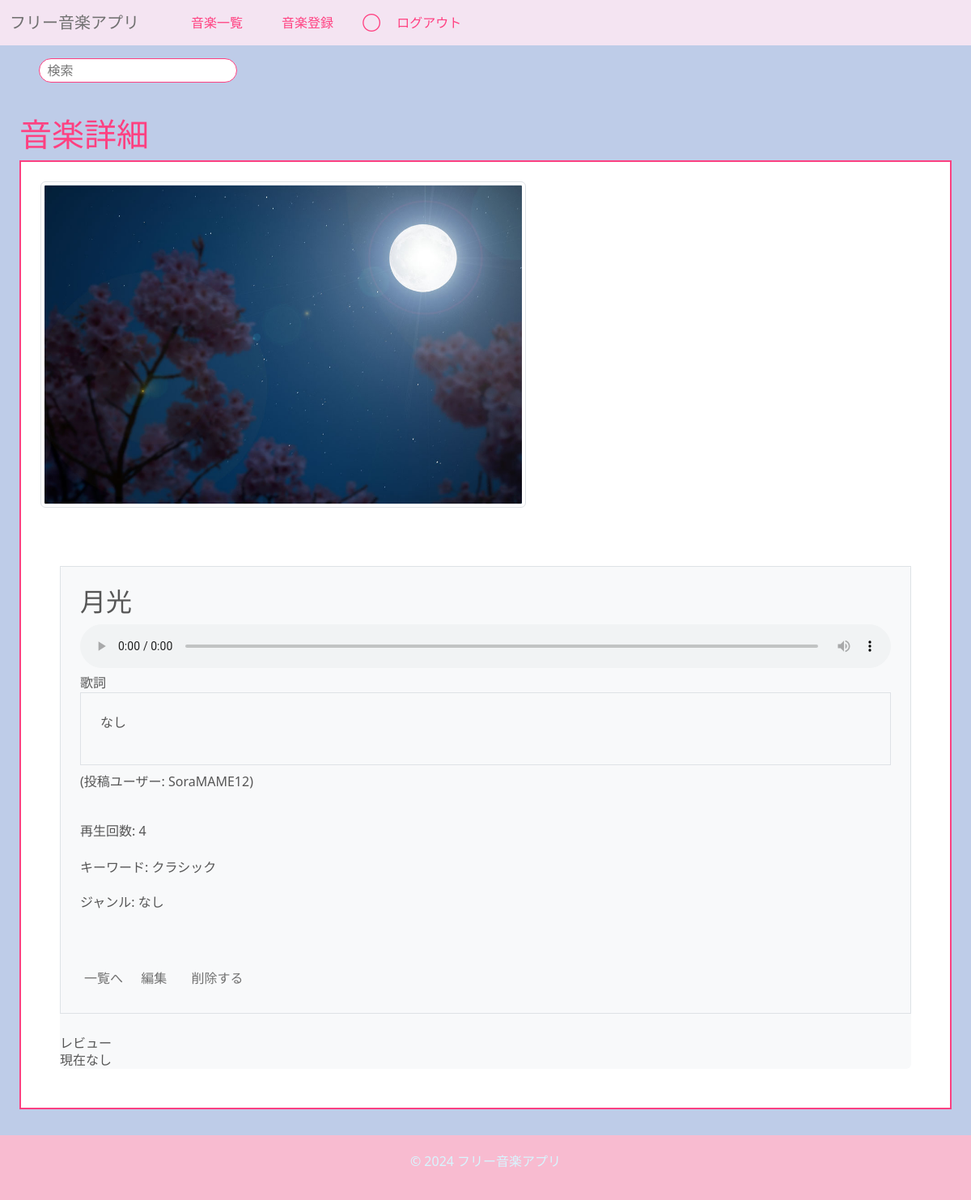
Before: /ongaku/1/datail/ (signed in) with the older database file.
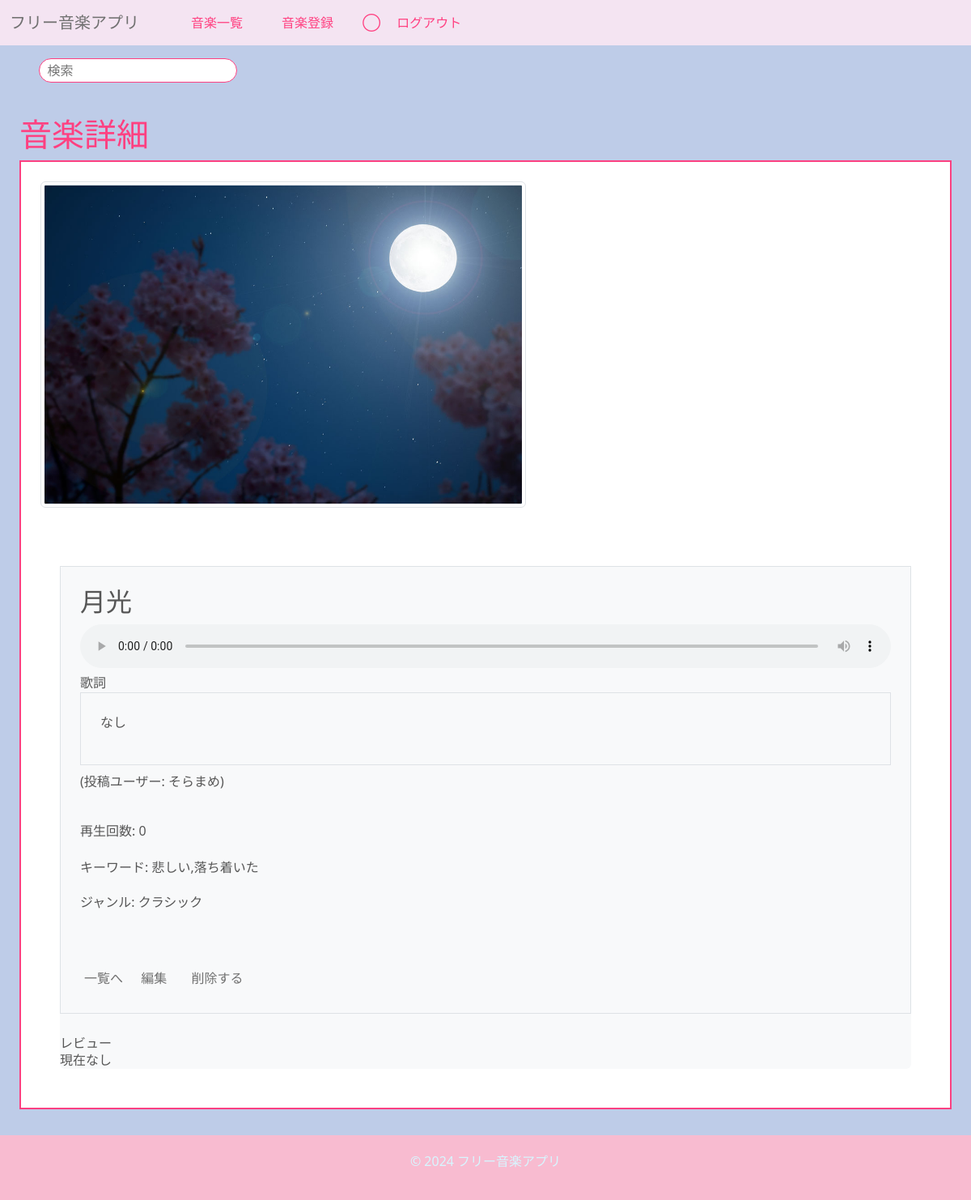
After: the same page with the newer database file.
### ongaku/models.py (models this page shows, shortened)
class Ongaku(models.Model):
    title = models.CharField(max_length=70)
    text = models.TextField(blank=True, default="")
    audio_file = models.FileField(upload_to='music/')
    thumbnail = models.ImageField(null=True, blank=True)
    category = models.ForeignKey(Category, on_delete=models.CASCADE, null=True, blank=True)  # ForeignKeyでCategoryを参照
    custom_category = models.CharField(
        max_length=100,
        blank=True,
        help_text="選択肢にない場合、自由に入力してください。"
    )
    user = models.ForeignKey(User, on_delete=models.CASCADE, related_name='songs')
    search_count = models.IntegerField(default=0)
    play_count = models.IntegerField(default=0)

class Category(models.Model):
    name = models.CharField(max_length=100, unique=True)
    def __str__(self):
        return self.name

### ongaku/views.py (the view)
# urls.py: path('ongaku/<int:pk>/datail/', views.DetailOngakuView.as_view(), name='detail-ongaku'),
class DetailOngakuView(LoginRequiredMixin, DetailView):
    template_name = 'ongaku/ongaku_detail.html'
    model = Ongaku

### ongaku/templates/ongaku/ongaku_detail.html (shortened to what this page needs)
{% extends 'base.html' %}
{% block h1 %}音楽詳細{% endblock %}
{% block content %}
    <div class="border border_color p-4 mb-2" type="tokubetu">
        {% if object.thumbnail %}
            <img src="{{ ongaku.thumbnail.url }}" class="img-thumbnail" style="width: 600px; height: auto;" />
            <h1><br></h1>
        {% endif %}
        <div class="c-3 m-4 bg-light rounded" type="kasane">
            <div class="border border_color p-4 mb-4">
                <h2 class="h2 custom-title">{{ object.title }}</h2>
                <audio id="audioPlayer{{ object.pk }}" controls style="width: 100%; max-width: 100%;">
                    {% if object.audio_file %}
                        <source src="{{ object.audio_file.url }}" type="audio/mpeg">
                    {% else %}
                        <p>音声ファイルがありません。</p>
                    {% endif %}
                </audio>
                <div>
                    <label>歌詞</label>
                    <div class="border border_color p-4 mb-2">
                        <p style="white-space: pre-line;">{{ object.text|default:"なし" }}</p>
                    </div>
                    <span>(投稿ユーザー: {{ object.user.get_full_name|default:object.user.username }})</span>
                    <h4><br></h4>
                </div>
                <div>
                    <p id="playCount{{ object.pk }}">再生回数: {{ object.play_count }}</p>
                </div>
                <div class="category-info">
                    <h6 class="card-title mt-4">キーワード: {{ object.custom_category }}</h6>
                    <h6 class="card-title mt-4">ジャンル: {{ object.category|default:"なし" }}</h6>
                </div>
                <h4><br><br></h4>
                <div>
                    <a href="{% url 'list-ongaku' %}" class="btn p-1">一覧へ</a>
                    {% if object.user == request.user %}
                        <a href="{% url 'update-ongaku' object.pk %}" class="btn">編集</a>
                        <a href="{% url 'delete-ongaku' object.pk %}" class="btn">削除する</a>
                    {% else %}
                        <a href="https://twitter.com/share?url={{ request.build_absolute_uri }}&text={{ item.title }}をチェック！" target="_blank">シェアする</a>
                        <a href="{% url 'review' object.pk %}" class="btn p-1">レビューする</a>
                    {% endif %}
                </div>
            </div>
            <div class="review-section">
                <label>レビュー<br></label>
                {% if object.review_set.exists %}
                    {% for review in object.review_set.all %}
                        <div class="review-item border border_color p-4 mb-2">
                            <div>
                                <h3 class="h4">{{ review.title }}</h3>
                                <div class="px-2">
                                    <span>(投稿ユーザー: {{ review.user.get_full_name|default:review.user.username }})</span>
                                    <p>内容: {{ review.text }}</p>
                                    <p>評価: {{ review.rate }}</p>
                                </div>
                            </div>
                        </div>
                    {% endfor %}
                {% else %}
                    <h6>現在なし</h6>
                {% endif %}
            </div>
        </div>
    </div>
{% endblock content %}

Changed rows visible on the page:
changed Ongaku "月光": user.get_full_name "SoraMAME12" → "そらまめ"; play_count "4" → "0"; custom_category "クラシック" → "悲しい,落ち着いた"; category "なし" → "クラシック"
